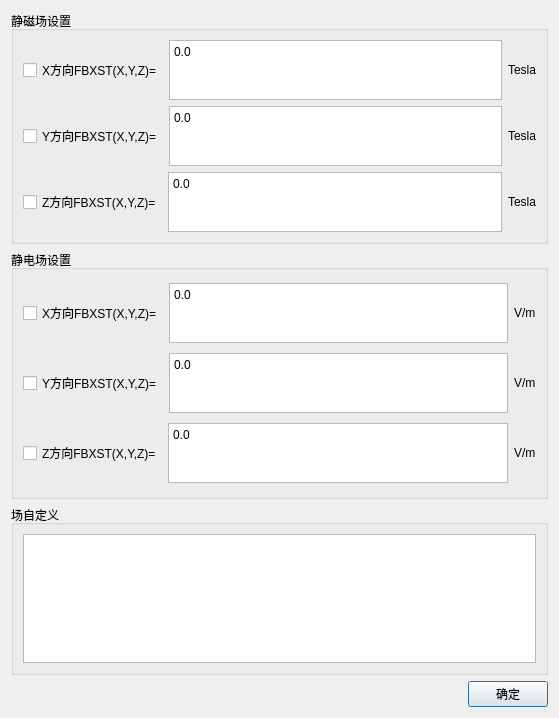
<?xml version="1.0" encoding="UTF-8"?>
<ui version="4.0">
 <class>Dialog_FieldSettingDlg</class>
 <widget class="QDialog" name="Dialog_FieldSettingDlg">
  <property name="windowModality">
   <enum>Qt::ApplicationModal</enum>
  </property>
  <property name="geometry">
   <rect>
    <x>0</x>
    <y>0</y>
    <width>559</width>
    <height>718</height>
   </rect>
  </property>
  <property name="minimumSize">
   <size>
    <width>0</width>
    <height>0</height>
   </size>
  </property>
  <property name="maximumSize">
   <size>
    <width>16777215</width>
    <height>16777215</height>
   </size>
  </property>
  <property name="windowTitle">
   <string>场设置</string>
  </property>
  <layout class="QGridLayout" name="gridLayout_4">
   <item row="0" column="0">
    <widget class="QGroupBox" name="groupBox_WorkSpace_X">
     <property name="title">
      <string>静磁场设置</string>
     </property>
     <layout class="QGridLayout" name="gridLayout_2">
      <item row="0" column="0">
       <layout class="QHBoxLayout" name="horizontalLayout_start">
        <item>
         <widget class="QCheckBox" name="checkBox_magenetic_x">
          <property name="text">
           <string>X方向FBXST(X,Y,Z)=</string>
          </property>
         </widget>
        </item>
        <item>
         <widget class="QTextEdit" name="LineEdit_magenetic_x">
          <property name="maximumSize">
           <size>
            <width>16777215</width>
            <height>60</height>
           </size>
          </property>
          <property name="html">
           <string>&lt;!DOCTYPE HTML PUBLIC &quot;-//W3C//DTD HTML 4.0//EN&quot; &quot;http://www.w3.org/TR/REC-html40/strict.dtd&quot;&gt;
&lt;html&gt;&lt;head&gt;&lt;meta name=&quot;qrichtext&quot; content=&quot;1&quot; /&gt;&lt;style type=&quot;text/css&quot;&gt;
p, li { white-space: pre-wrap; }
&lt;/style&gt;&lt;/head&gt;&lt;body style=&quot; font-family:'SimSun'; font-size:9pt; font-weight:400; font-style:normal;&quot;&gt;
&lt;p style=&quot; margin-top:0px; margin-bottom:0px; margin-left:0px; margin-right:0px; -qt-block-indent:0; text-indent:0px;&quot;&gt;&lt;span style=&quot; font-family:'SimSun';&quot;&gt;0.0&lt;/span&gt;&lt;/p&gt;&lt;/body&gt;&lt;/html&gt;</string>
          </property>
         </widget>
        </item>
        <item>
         <widget class="QLabel" name="label_2">
          <property name="text">
           <string>Tesla</string>
          </property>
         </widget>
        </item>
       </layout>
      </item>
      <item row="2" column="0">
       <layout class="QHBoxLayout" name="horizontalLayout_start_2">
        <item>
         <widget class="QCheckBox" name="checkBox_magenetic_y">
          <property name="text">
           <string>Y方向FBXST(X,Y,Z)=</string>
          </property>
         </widget>
        </item>
        <item>
         <widget class="QTextEdit" name="LineEdit_magenetic_y">
          <property name="maximumSize">
           <size>
            <width>16777215</width>
            <height>60</height>
           </size>
          </property>
          <property name="html">
           <string>&lt;!DOCTYPE HTML PUBLIC &quot;-//W3C//DTD HTML 4.0//EN&quot; &quot;http://www.w3.org/TR/REC-html40/strict.dtd&quot;&gt;
&lt;html&gt;&lt;head&gt;&lt;meta name=&quot;qrichtext&quot; content=&quot;1&quot; /&gt;&lt;style type=&quot;text/css&quot;&gt;
p, li { white-space: pre-wrap; }
&lt;/style&gt;&lt;/head&gt;&lt;body style=&quot; font-family:'SimSun'; font-size:9pt; font-weight:400; font-style:normal;&quot;&gt;
&lt;p style=&quot; margin-top:0px; margin-bottom:0px; margin-left:0px; margin-right:0px; -qt-block-indent:0; text-indent:0px;&quot;&gt;&lt;span style=&quot; font-family:'SimSun';&quot;&gt;0.0&lt;/span&gt;&lt;/p&gt;&lt;/body&gt;&lt;/html&gt;</string>
          </property>
         </widget>
        </item>
        <item>
         <widget class="QLabel" name="label_3">
          <property name="text">
           <string>Tesla</string>
          </property>
         </widget>
        </item>
       </layout>
      </item>
      <item row="4" column="0">
       <layout class="QHBoxLayout" name="horizontalLayout_start_3">
        <item>
         <widget class="QCheckBox" name="checkBox_magenetic_z">
          <property name="text">
           <string>Z方向FBXST(X,Y,Z)=</string>
          </property>
         </widget>
        </item>
        <item>
         <widget class="QTextEdit" name="LineEdit_magenetic_z">
          <property name="maximumSize">
           <size>
            <width>16777215</width>
            <height>60</height>
           </size>
          </property>
          <property name="html">
           <string>&lt;!DOCTYPE HTML PUBLIC &quot;-//W3C//DTD HTML 4.0//EN&quot; &quot;http://www.w3.org/TR/REC-html40/strict.dtd&quot;&gt;
&lt;html&gt;&lt;head&gt;&lt;meta name=&quot;qrichtext&quot; content=&quot;1&quot; /&gt;&lt;style type=&quot;text/css&quot;&gt;
p, li { white-space: pre-wrap; }
&lt;/style&gt;&lt;/head&gt;&lt;body style=&quot; font-family:'SimSun'; font-size:9pt; font-weight:400; font-style:normal;&quot;&gt;
&lt;p style=&quot; margin-top:0px; margin-bottom:0px; margin-left:0px; margin-right:0px; -qt-block-indent:0; text-indent:0px;&quot;&gt;&lt;span style=&quot; font-family:'SimSun';&quot;&gt;0.0&lt;/span&gt;&lt;/p&gt;&lt;/body&gt;&lt;/html&gt;</string>
          </property>
         </widget>
        </item>
        <item>
         <widget class="QLabel" name="label_4">
          <property name="text">
           <string>Tesla</string>
          </property>
         </widget>
        </item>
       </layout>
      </item>
      <item row="1" column="0">
       <spacer name="verticalSpacer">
        <property name="orientation">
         <enum>Qt::Vertical</enum>
        </property>
        <property name="sizeHint" stdset="0">
         <size>
          <width>20</width>
          <height>40</height>
         </size>
        </property>
       </spacer>
      </item>
      <item row="3" column="0">
       <spacer name="verticalSpacer_2">
        <property name="orientation">
         <enum>Qt::Vertical</enum>
        </property>
        <property name="sizeHint" stdset="0">
         <size>
          <width>20</width>
          <height>40</height>
         </size>
        </property>
       </spacer>
      </item>
      <item row="5" column="0">
       <spacer name="verticalSpacer_3">
        <property name="orientation">
         <enum>Qt::Vertical</enum>
        </property>
        <property name="sizeHint" stdset="0">
         <size>
          <width>20</width>
          <height>40</height>
         </size>
        </property>
       </spacer>
      </item>
     </layout>
    </widget>
   </item>
   <item row="1" column="0">
    <widget class="QGroupBox" name="groupBox_WorkSpace_Y">
     <property name="title">
      <string>静电场设置</string>
     </property>
     <layout class="QGridLayout" name="gridLayout_3">
      <item row="1" column="0">
       <layout class="QHBoxLayout" name="horizontalLayout_start_6">
        <item>
         <widget class="QCheckBox" name="checkBox_electric_x">
          <property name="text">
           <string>X方向FBXST(X,Y,Z)=</string>
          </property>
         </widget>
        </item>
        <item>
         <widget class="QTextEdit" name="LineEdit_electric_x">
          <property name="maximumSize">
           <size>
            <width>16777215</width>
            <height>60</height>
           </size>
          </property>
          <property name="html">
           <string>&lt;!DOCTYPE HTML PUBLIC &quot;-//W3C//DTD HTML 4.0//EN&quot; &quot;http://www.w3.org/TR/REC-html40/strict.dtd&quot;&gt;
&lt;html&gt;&lt;head&gt;&lt;meta name=&quot;qrichtext&quot; content=&quot;1&quot; /&gt;&lt;style type=&quot;text/css&quot;&gt;
p, li { white-space: pre-wrap; }
&lt;/style&gt;&lt;/head&gt;&lt;body style=&quot; font-family:'SimSun'; font-size:9pt; font-weight:400; font-style:normal;&quot;&gt;
&lt;p style=&quot; margin-top:0px; margin-bottom:0px; margin-left:0px; margin-right:0px; -qt-block-indent:0; text-indent:0px;&quot;&gt;&lt;span style=&quot; font-family:'SimSun';&quot;&gt;0.0&lt;/span&gt;&lt;/p&gt;&lt;/body&gt;&lt;/html&gt;</string>
          </property>
         </widget>
        </item>
        <item>
         <widget class="QLabel" name="label_8">
          <property name="text">
           <string>V/m</string>
          </property>
         </widget>
        </item>
       </layout>
      </item>
      <item row="4" column="0">
       <spacer name="verticalSpacer_6">
        <property name="orientation">
         <enum>Qt::Vertical</enum>
        </property>
        <property name="sizeHint" stdset="0">
         <size>
          <width>20</width>
          <height>40</height>
         </size>
        </property>
       </spacer>
      </item>
      <item row="0" column="0">
       <spacer name="verticalSpacer_4">
        <property name="orientation">
         <enum>Qt::Vertical</enum>
        </property>
        <property name="sizeHint" stdset="0">
         <size>
          <width>20</width>
          <height>40</height>
         </size>
        </property>
       </spacer>
      </item>
      <item row="2" column="0">
       <spacer name="verticalSpacer_5">
        <property name="orientation">
         <enum>Qt::Vertical</enum>
        </property>
        <property name="sizeHint" stdset="0">
         <size>
          <width>20</width>
          <height>40</height>
         </size>
        </property>
       </spacer>
      </item>
      <item row="5" column="0">
       <layout class="QHBoxLayout" name="horizontalLayout_start_7">
        <item>
         <widget class="QCheckBox" name="checkBox_electric_z">
          <property name="text">
           <string>Z方向FBXST(X,Y,Z)=</string>
          </property>
         </widget>
        </item>
        <item>
         <widget class="QTextEdit" name="LineEdit_electric_z">
          <property name="maximumSize">
           <size>
            <width>16777215</width>
            <height>60</height>
           </size>
          </property>
          <property name="html">
           <string>&lt;!DOCTYPE HTML PUBLIC &quot;-//W3C//DTD HTML 4.0//EN&quot; &quot;http://www.w3.org/TR/REC-html40/strict.dtd&quot;&gt;
&lt;html&gt;&lt;head&gt;&lt;meta name=&quot;qrichtext&quot; content=&quot;1&quot; /&gt;&lt;style type=&quot;text/css&quot;&gt;
p, li { white-space: pre-wrap; }
&lt;/style&gt;&lt;/head&gt;&lt;body style=&quot; font-family:'SimSun'; font-size:9pt; font-weight:400; font-style:normal;&quot;&gt;
&lt;p style=&quot; margin-top:0px; margin-bottom:0px; margin-left:0px; margin-right:0px; -qt-block-indent:0; text-indent:0px;&quot;&gt;&lt;span style=&quot; font-family:'SimSun';&quot;&gt;0.0&lt;/span&gt;&lt;/p&gt;&lt;/body&gt;&lt;/html&gt;</string>
          </property>
         </widget>
        </item>
        <item>
         <widget class="QLabel" name="label_9">
          <property name="text">
           <string>V/m</string>
          </property>
         </widget>
        </item>
       </layout>
      </item>
      <item row="3" column="0">
       <layout class="QHBoxLayout" name="horizontalLayout_start_5">
        <item>
         <widget class="QCheckBox" name="checkBox_electric_y">
          <property name="text">
           <string>Y方向FBXST(X,Y,Z)=</string>
          </property>
         </widget>
        </item>
        <item>
         <widget class="QTextEdit" name="LineEdit_electric_y">
          <property name="maximumSize">
           <size>
            <width>16777215</width>
            <height>60</height>
           </size>
          </property>
          <property name="html">
           <string>&lt;!DOCTYPE HTML PUBLIC &quot;-//W3C//DTD HTML 4.0//EN&quot; &quot;http://www.w3.org/TR/REC-html40/strict.dtd&quot;&gt;
&lt;html&gt;&lt;head&gt;&lt;meta name=&quot;qrichtext&quot; content=&quot;1&quot; /&gt;&lt;style type=&quot;text/css&quot;&gt;
p, li { white-space: pre-wrap; }
&lt;/style&gt;&lt;/head&gt;&lt;body style=&quot; font-family:'SimSun'; font-size:9pt; font-weight:400; font-style:normal;&quot;&gt;
&lt;p style=&quot; margin-top:0px; margin-bottom:0px; margin-left:0px; margin-right:0px; -qt-block-indent:0; text-indent:0px;&quot;&gt;&lt;span style=&quot; font-family:'SimSun';&quot;&gt;0.0&lt;/span&gt;&lt;/p&gt;&lt;/body&gt;&lt;/html&gt;</string>
          </property>
         </widget>
        </item>
        <item>
         <widget class="QLabel" name="label_5">
          <property name="text">
           <string>V/m</string>
          </property>
         </widget>
        </item>
       </layout>
      </item>
      <item row="6" column="0">
       <spacer name="verticalSpacer_7">
        <property name="orientation">
         <enum>Qt::Vertical</enum>
        </property>
        <property name="sizeHint" stdset="0">
         <size>
          <width>20</width>
          <height>40</height>
         </size>
        </property>
       </spacer>
      </item>
     </layout>
    </widget>
   </item>
   <item row="2" column="0">
    <widget class="QGroupBox" name="groupBox_WorkSpace_Z">
     <property name="title">
      <string>场自定义</string>
     </property>
     <layout class="QGridLayout" name="gridLayout">
      <item row="0" column="0">
       <spacer name="verticalSpacer_8">
        <property name="orientation">
         <enum>Qt::Vertical</enum>
        </property>
        <property name="sizeHint" stdset="0">
         <size>
          <width>20</width>
          <height>40</height>
         </size>
        </property>
       </spacer>
      </item>
      <item row="2" column="0">
       <spacer name="verticalSpacer_9">
        <property name="orientation">
         <enum>Qt::Vertical</enum>
        </property>
        <property name="sizeHint" stdset="0">
         <size>
          <width>20</width>
          <height>40</height>
         </size>
        </property>
       </spacer>
      </item>
      <item row="1" column="0">
       <layout class="QHBoxLayout" name="horizontalLayout_end_7">
        <item>
         <widget class="QTextEdit" name="textEdit_filed_custom">
          <property name="html">
           <string>&lt;!DOCTYPE HTML PUBLIC &quot;-//W3C//DTD HTML 4.0//EN&quot; &quot;http://www.w3.org/TR/REC-html40/strict.dtd&quot;&gt;
&lt;html&gt;&lt;head&gt;&lt;meta name=&quot;qrichtext&quot; content=&quot;1&quot; /&gt;&lt;style type=&quot;text/css&quot;&gt;
p, li { white-space: pre-wrap; }
&lt;/style&gt;&lt;/head&gt;&lt;body style=&quot; font-family:'SimSun'; font-size:9pt; font-weight:400; font-style:normal;&quot;&gt;
&lt;p style=&quot;-qt-paragraph-type:empty; margin-top:0px; margin-bottom:0px; margin-left:0px; margin-right:0px; -qt-block-indent:0; text-indent:0px; font-family:'SimSun';&quot;&gt;&lt;br /&gt;&lt;/p&gt;&lt;/body&gt;&lt;/html&gt;</string>
          </property>
         </widget>
        </item>
       </layout>
      </item>
     </layout>
    </widget>
   </item>
   <item row="3" column="0">
    <layout class="QHBoxLayout" name="horizontalLayout_10">
     <item>
      <spacer name="horizontalSpacer">
       <property name="orientation">
        <enum>Qt::Horizontal</enum>
       </property>
       <property name="sizeHint" stdset="0">
        <size>
         <width>40</width>
         <height>20</height>
        </size>
       </property>
      </spacer>
     </item>
     <item>
      <widget class="QPushButton" name="pushButton_ok">
       <property name="text">
        <string>确定</string>
       </property>
      </widget>
     </item>
    </layout>
   </item>
  </layout>
 </widget>
 <resources/>
 <connections/>
</ui>
